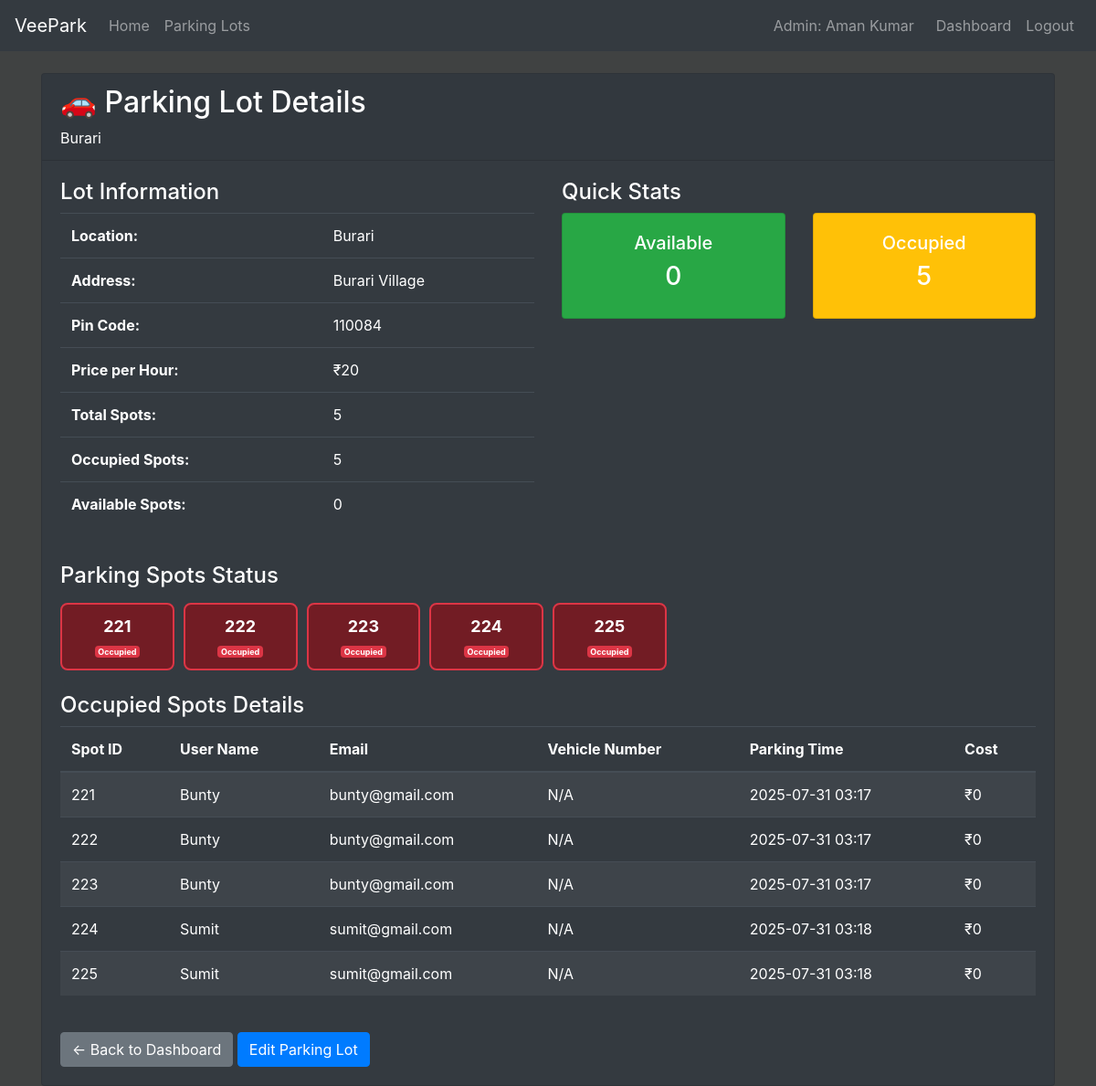
/admin/parking-lots/5 (signed in), run on an earlier commit of the app's database.
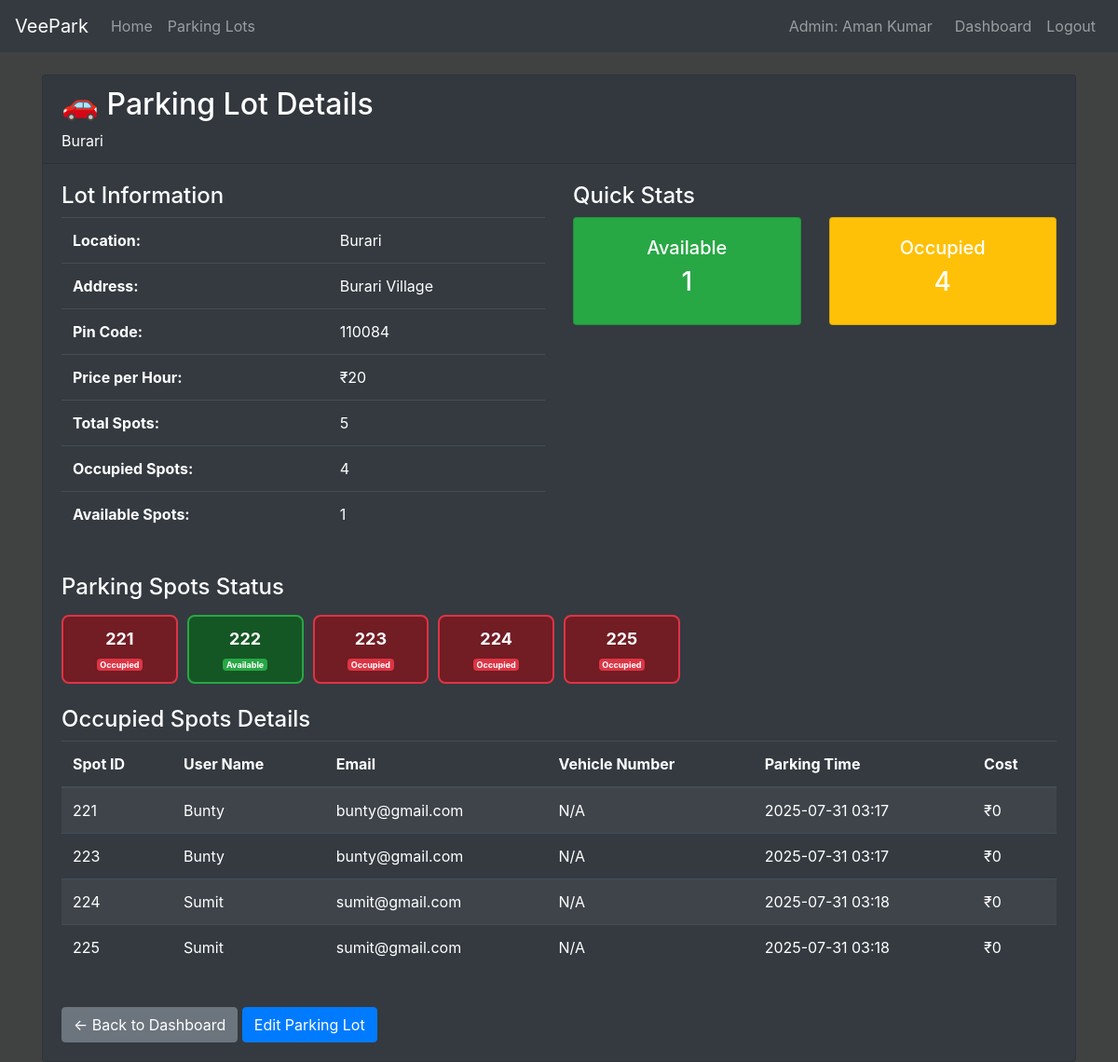
And on a later commit of the database.
### models/models.py (models this page shows, shortened)
class ParkingLot(db.Model):
    __tablename__ = 'parking_lot'
    id=db.Column(db.Integer(), primary_key=True)
    location = db.Column(db.String(50), nullable=False)
    pincode=db.Column(db.Integer(), nullable=False)
    price=db.Column(db.Integer(), nullable=False)
    maxSpots=db.Column(db.Integer(), nullable=False)
    address=db.Column(db.String(200), nullable=False)
    occupied=db.Column(db.Integer(), default=0)
    parking_spots = db.relationship('ParkingSpot', backref='parking_lot', lazy=True)

class ParkingSpot(db.Model):
    __tablename__ = 'parking_spot'
    id=db.Column(db.Integer(), primary_key=True)
    lotid=db.Column(db.Integer(), db.ForeignKey('parking_lot.id'), nullable=False)
    status = db.Column(db.String(5), default="A")
    veichleNumber=db.Column(db.String(20), nullable=True)

class User(db.Model):
    __tablename__ = 'user'
    id= db.Column(db.Integer(), primary_key=True)
    fullname = db.Column(db.String(30), nullable = False)
    email = db.Column(db.String(25), unique = True,nullable = False)
    password = db.Column(db.String(), nullable= False)
    role = db.Column(db.String(10), nullable=False, default='user')
    status=db.Column(db.Integer(), nullable=False)
    reservations_by_email = db.relationship('ReserveParkingSpot', backref='user_email_rel', foreign_keys='ReserveParkingSpot.email', primaryjoin="User.email == ReserveParkingSpot.email", lazy=True)

class ReserveParkingSpot(db.Model):
    __tablename__ = 'reserve_parking_spot'
    id=db.Column(db.Integer(), primary_key=True)
    spotid=db.Column(db.Integer(), db.ForeignKey('parking_spot.id'), nullable=False)
    lotid=db.Column(db.Integer(), db.ForeignKey('parking_lot.id'), nullable=False)
    email=db.Column(db.String(25), db.ForeignKey('user.email'), nullable=False)
    veichleNumber=db.Column(db.String(50), nullable=True)
    parking_time=db.Column(db.DateTime, nullable=False, default=datetime.datetime.now)
    release_time=db.Column(db.DateTime, nullable=True)
    parkingcost=db.Column(db.Integer(), nullable=True, default=0)
    ispaid=db.Column(db.Integer(), default=0)
    parking_spot_rel = db.relationship('ParkingSpot', backref='reservations', foreign_keys=[spotid], lazy=True)
    parking_lot_rel = db.relationship('ParkingLot', backref='reservations', foreign_keys=[lotid], lazy=True)

### controllers/controllers.py (the view)
@controllers.route('/admin/parking-lots/<int:lot_id>')
def view_parking_lot_details(lot_id):
    if not session.get('user_id') or session.get('user_role') != 'admin':
        flash('Access denied. Admin login required.', 'danger')
        return redirect(url_for('controllers.admin_login'))
    parking_lot = ParkingLot.query.get_or_404(lot_id)
    parking_spots = ParkingSpot.query.filter_by(lotid=lot_id).all()
    occupied_spots_with_details = []
    for spot in parking_spots:
        if spot.status == "O":
            reservation = ReserveParkingSpot.query.filter_by(spotid=spot.id).first()
            if reservation:
                occupied_spots_with_details.append({
                    'spot': spot,
                    'reservation': reservation,
                    'user': User.query.filter_by(email=reservation.email).first()
                })
    return render_template('parking_lot_details.html',
                         parking_lot=parking_lot,
                         parking_spots=parking_spots,
                         occupied_spots_with_details=occupied_spots_with_details)

### templates/parking_lot_details.html (shortened to what this page needs)
{% extends 'index.html' %}
{% block content %}
<div class="container mt-4">
    <div class="row">
        <div class="col-12">
            <div class="card bg-dark text-white">
                <div class="card-header">
                    <h2>🚗 Parking Lot Details</h2>
                    <p class="mb-0">{{ parking_lot.location }}</p>
                </div>
                <div class="card-body">
                    <div class="row mb-4">
                        <div class="col-md-6">
                            <h4>Lot Information</h4>
                            <table class="table table-dark">
                                <tr>
                                    <td><strong>Location:</strong></td>
                                    <td>{{ parking_lot.location }}</td>
                                </tr>
                                <tr>
                                    <td><strong>Address:</strong></td>
                                    <td>{{ parking_lot.address }}</td>
                                </tr>
                                <tr>
                                    <td><strong>Pin Code:</strong></td>
                                    <td>{{ parking_lot.pincode }}</td>
                                </tr>
                                <tr>
                                    <td><strong>Price per Hour:</strong></td>
                                    <td>₹{{ parking_lot.price }}</td>
                                </tr>
                                <tr>
                                    <td><strong>Total Spots:</strong></td>
                                    <td>{{ parking_lot.maxSpots }}</td>
                                </tr>
                                <tr>
                                    <td><strong>Occupied Spots:</strong></td>
                                    <td>{{ parking_lot.occupied }}</td>
                                </tr>
                                <tr>
                                    <td><strong>Available Spots:</strong></td>
                                    <td>{{ parking_lot.maxSpots - parking_lot.occupied }}</td>
                                </tr>
                            </table>
                        </div>
                        <div class="col-md-6">
                            <h4>Quick Stats</h4>
                            <div class="row">
                                <div class="col-6">
                                    <div class="card bg-success text-white mb-2">
                                        <div class="card-body text-center">
                                            <h5>Available</h5>
                                            <h3>{{ parking_lot.maxSpots - parking_lot.occupied }}</h3>
                                        </div>
                                    </div>
                                </div>
                                <div class="col-6">
                                    <div class="card bg-warning text-white mb-2">
                                        <div class="card-body text-center">
                                            <h5>Occupied</h5>
                                            <h3>{{ parking_lot.occupied }}</h3>
                                        </div>
                                    </div>
                                </div>
                            </div>
                        </div>
                    </div>
                    <div class="row mb-4">
                        <div class="col-12">
                            <h4>Parking Spots Status</h4>
                            <div class="parking-spots-grid">
                                {% for spot in parking_spots %}
                                <div class="spot-item {% if spot.status == 'O' %}occupied{% else %}available{% endif %}">
                                    <div class="spot-number">{{ spot.id }}</div>
                                    <div class="spot-status">
                                        {% if spot.status == 'O' %}
                                            <span class="badge badge-danger">Occupied</span>
                                        {% else %}
                                            <span class="badge badge-success">Available</span>
                                        {% endif %}
                                    </div>
                                </div>
                                {% endfor %}
                            </div>
                        </div>
                    </div>
                    {% if occupied_spots_with_details %}
                    <div class="row mb-4">
                        <div class="col-12">
                            <h4>Occupied Spots Details</h4>
                            <div class="table-responsive">
                                <table class="table table-dark table-striped">
                                    <thead>
                                        <tr>
                                            <th>Spot ID</th>
                                            <th>User Name</th>
                                            <th>Email</th>
                                            <th>Vehicle Number</th>
                                            <th>Parking Time</th>
                                            <th>Cost</th>
                                        </tr>
                                    </thead>
                                    <tbody>
                                        {% for item in occupied_spots_with_details %}
                                        <tr>
                                            <td>{{ item.spot.id }}</td>
                                            <td>{{ item.user.fullname if item.user else 'N/A' }}</td>
                                            <td>{{ item.reservation.email }}</td>
                                            <td>{{ item.reservation.veichleNumber or 'N/A' }}</td>
                                            <td>{{ item.reservation.parking_time.strftime('%Y-%m-%d %H:%M') }}</td>
                                            <td>₹{{ item.reservation.parkingcost or 0 }}</td>
                                        </tr>
                                        {% endfor %}
                                    </tbody>
                                </table>
                            </div>
                        </div>
                    </div>
                    {% endif %}
                    <div class="mt-4">
                        <a href="{{ url_for('controllers.admin_dashboard') }}" class="btn btn-secondary">
                            ← Back to Dashboard
                        </a>
                        <a href="{{ url_for('controllers.edit_parking_lot', lot_id=parking_lot.id) }}" class="btn btn-primary">
                            Edit Parking Lot
                        </a>
                    </div>
                </div>
            </div>
        </div>
    </div>
</div>
{% endblock %}

### templates/index.html (shortened to what this page needs)
<!doctype html>
<html lang="en">
    <head>
        <link rel="stylesheet" href="https://cdn.jsdelivr.net/npm/bootstrap@4.5.3/dist/css/bootstrap.min.css">
    </head>
    <body>
        <nav class="navbar navbar-expand-md navbar-dark bg-dark">
        <a class="navbar-brand" href="/">VeePark</a>
        <div class="collapse navbar-collapse" id="navbarNav">
            <ul class="navbar-nav mr-auto">
                <li class="nav-item">
                    <a class="nav-link" href="{{url_for('controllers.home')}}">Home</a>
                </li>
                {% if session.get('user_id') %}
                    <li class="nav-item">
                        <a class="nav-link" href="{{url_for('controllers.parking_lots')}}">Parking Lots</a>
                    </li>
                {% endif %}
            </ul>
            <ul class="navbar-nav">
                {% if session.get('user_id') %}
                    {% if session.get('user_role') == 'admin' %}
                        <li class="nav-item">
                            <span class="navbar-text mr-3">Admin: {{ session.get('user_fullname', 'Admin') }}</span>
                        </li>
                        <li class="nav-item">
                            <a class="nav-link" href="{{url_for('controllers.admin_dashboard')}}">Dashboard</a>
                        </li>
                    {% endif %}
                    <li class="nav-item">
                        <a class="nav-link" href="{{url_for('controllers.logout')}}">Logout</a>
                    </li>
                {% endif %}
            </ul>
        </div>
        </nav>
        {% block content %}
        {% endblock %}
    </body>
    </html>

### templates/index.html (style rules this page uses)
body { background-color: #404242; color:white }

### templates/parking_lot_details.html (style rules this page uses)
.parking-spots-grid { display: grid; grid-template-columns: repeat(auto-fill, minmax(120px, 1fr)); gap: 10px; margin-top: 15px; }
.spot-item { border: 2px solid #666; border-radius: 8px; padding: 10px; text-align: center; background-color: #2c3e50; }
.spot-item.available { border-color: #28a745; background-color: #155724; }
.spot-item.occupied { border-color: #dc3545; background-color: #721c24; }
.spot-number { font-size: 18px; font-weight: bold; margin-bottom: 5px; }
.spot-status { font-size: 12px; }

What changed in the data, as far as the page shows it:
no longer on this page (row edited): ReserveParkingSpot: reservation.email "bunty@gmail.com", reservation "N/A", reservation.parking_time "2025-07-31 03:17", reservation "0"
changed ParkingLot "Burari": occupied "5" → "4"; parking_lot.maxSpots-parking_lot.occupied "0" → "1"
changed ParkingSpot id 222: status "Occupied" → "Available"
Also different on the page:
list line gone: "222"
list line gone: "Bunty"
